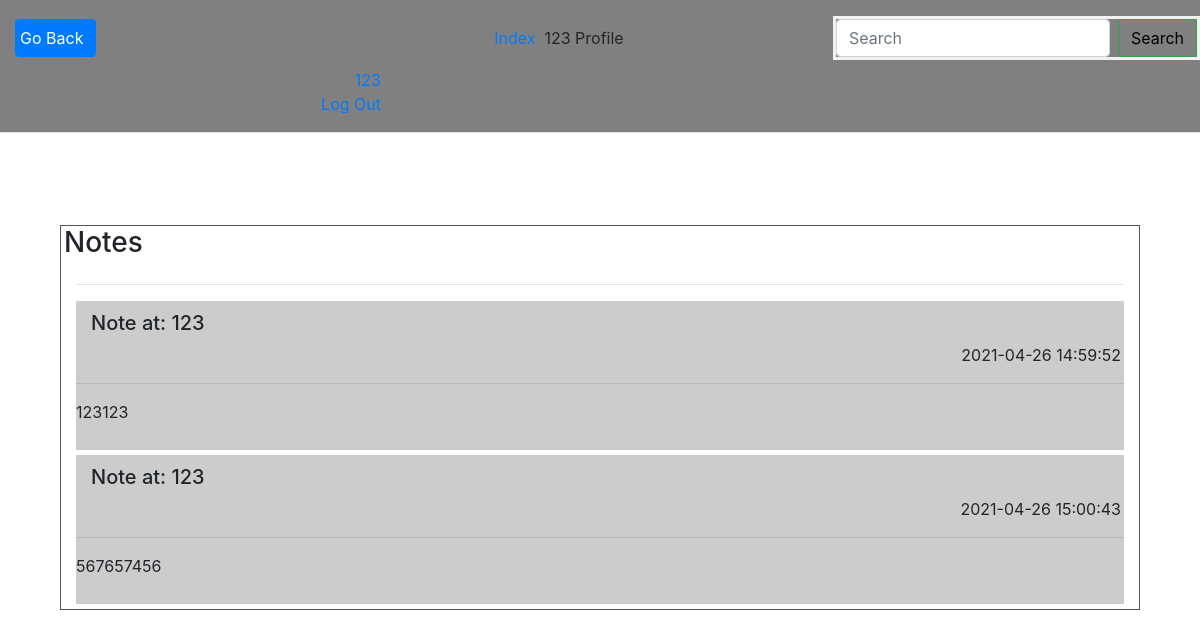
/profile/1 (signed in), run on an earlier commit of the app's database.
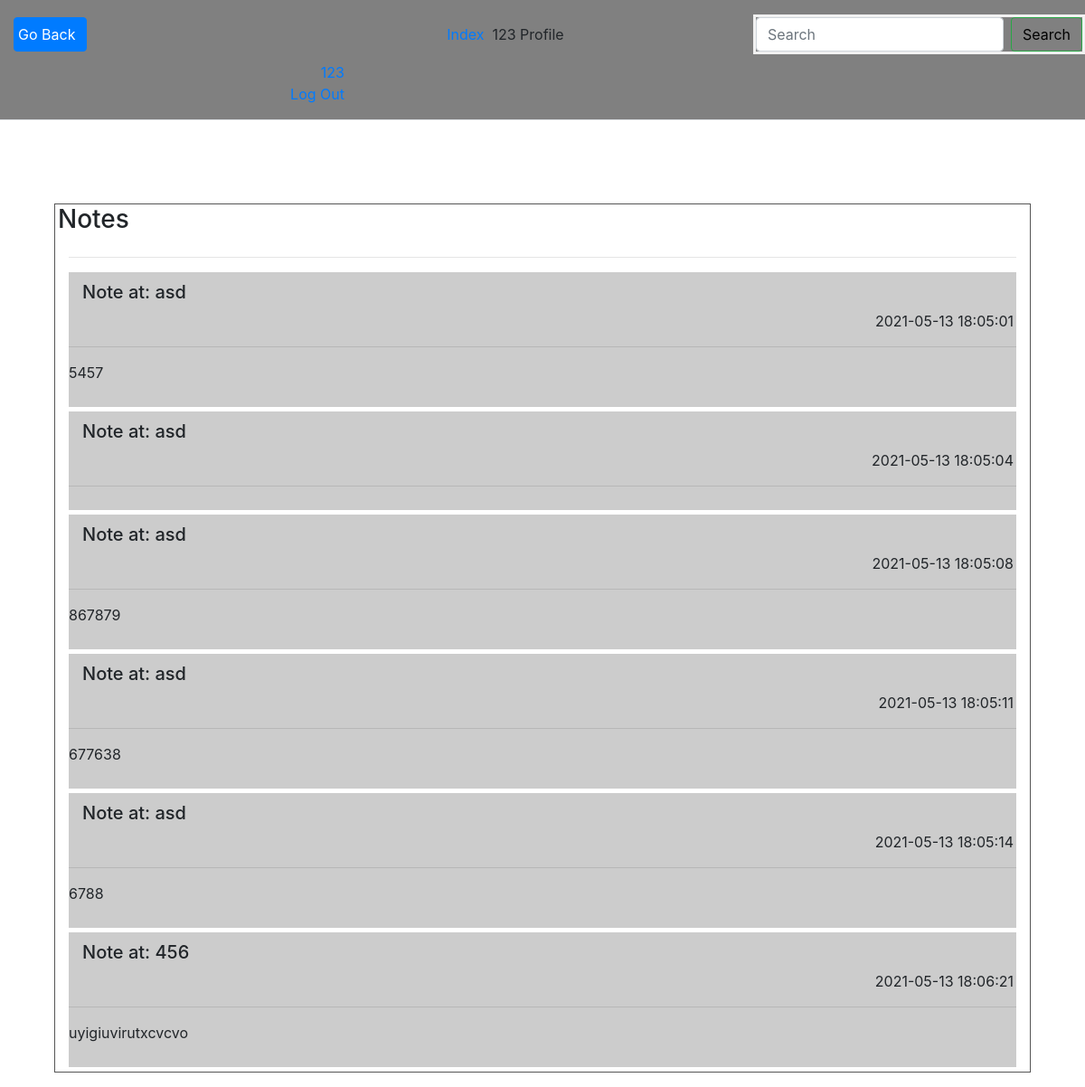
And on a later commit of the database.
### app.py (models this page shows)
class Notes(db.Model):
    __tablename__ = 'notes'
    id = db.Column(db.Integer, primary_key=True)
    world_id = db.Column(db.Integer, ForeignKey('worlds.id'), nullable=False)
    creator_id = db.Column(db.Integer, ForeignKey('users.id'), nullable=False)
    text = db.Column(db.String(500), nullable=False)
    creation_date = db.Column(db.DateTime, default=db.func.current_timestamp())
    location_id = db.Column(db.Integer, ForeignKey('locations.id'))
    character_id = db.Column(db.Integer, ForeignKey('characters.id'))

class Locations(db.Model):
    __tablename__ = 'locations'
    id = db.Column(db.Integer, primary_key=True)
    location_name = db.Column(db.String(100))
    world_id = db.Column(db.Integer, ForeignKey('worlds.id'))
    creator_id = db.Column(db.Integer, ForeignKey('users.id'))
    description = db.Column(db.String(500))
    creation_date = db.Column(db.DateTime, default=db.func.current_timestamp())
    notes = db.relationship("Notes", backref='location')

### app.py (the view)
@app.route('/profile/<user_id>', methods=["GET"])
def profile(user_id):
    if not session.get("user_name"):
        flash('You are not logged in.')
        return redirect(url_for('login'))
    if int(session["id"]) is not int(user_id):
        flash('For now, you cannot visit other peoples userpage.')
        return redirect(url_for('index'))
    user = User.query.filter_by(id=user_id).first()
    all_notes = Notes.query.filter_by(creator_id=user.id).all()
    return render_template("profile.html", user=user, notes=all_notes)

### app.py (called while the page is built)
@login.user_loader
def load_user(id):
    return User.query.get(int(id))

### templates/profile.html (shortened to what this page needs)
{% extends "header.html" %}
{% block header %}{{ user.username }} Profile{% endblock %}
{% block body %}
<main role="main" class="container">
    <div class="col" id="profile">
        <div class="row mb-2">
            <div class="header">{{ user.username }}</div>
        </div>
        <div class="col md-8 blog-main" id="notes">
            <div class="row" style="padding-left: 3px;">
                <h3>Notes</h3>
            </div>
            <hr>
            {% if notes %}
                {% for note in notes %}
                    <div class="blog-post" id="note">
                        <div>
                            <div class="col-sm">
                                {% if note.location_id %}
                                    <h5>Note at: {{ note.location.location_name }}</h5>
                                {% elif note.character_id %}
                                     <h5>Note at: {{ note.character.character_name }}</h5>
                                {% endif %}
                            </div>
                            <p class="blog-post-meta" id="creation_date">{{ note.creation_date }}</p>
                        </div>
                        <hr>
                        <p class="blog-post-text">{{ note.text }}</p>
                    </div>
                {% endfor %}
            {% endif %}
    </div>
</main>
{% endblock %}

What changed in the data, as far as the page shows it:
removed Notes: location.location_name "123", creation_date "2021-04-26 14:59:52", text "123123"
removed Notes: location.location_name "123", creation_date "2021-04-26 15:00:43", text "567657456"
now on this page (row edited): Notes: location.location_name "asd", creation_date "2021-05-13 18:05:01", text "5457"
now on this page (row edited): Notes: location.location_name "asd", creation_date "2021-05-13 18:05:04"
now on this page (row edited): Notes: location.location_name "asd", creation_date "2021-05-13 18:05:08", text "867879"
now on this page (row edited): Notes: location.location_name "asd", creation_date "2021-05-13 18:05:11", text "677638"
now on this page (row edited): Notes: location.location_name "asd", creation_date "2021-05-13 18:05:14", text "6788"
now on this page (row edited): Notes: location.location_name "456", creation_date "2021-05-13 18:06:21", text "uyigiuvirutxcvcvo"
